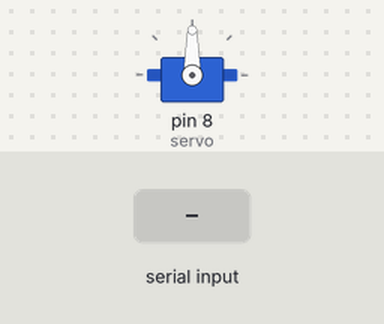
The sketch below on a simulated Arduino Uno, built with avr-gcc and run on an emulated ATmega328P. On the bench: servo. Inputs (shaded band) come from the test bench.

Above: at 1.2 s.
1.3 s: "1" received over Serial
At 1.6 s:
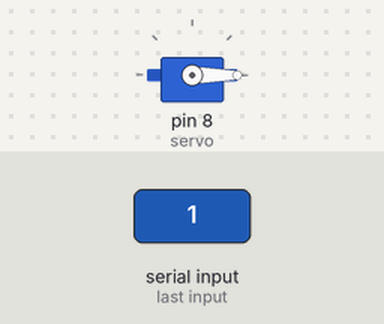
Timing chart, 0 to 7.8 s (numbered marks = the images above; inputs shaded):
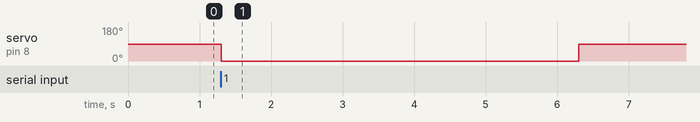

Measured:
- after the input at 1.3 s, servo on pin 8 (servo): 90° → 0° at once, → 90° 5.0 s later

The sketch:

MG90S.ino
```cpp
#include<Servo.h>
Servo servo;
int value=0;

void setup() {
  Serial.begin(9600);
 // pinMode(22, OUTPUT);
  servo.attach(8);
  servo.write(90);
}
void loop() {
  if(Serial.available() > 0){
    char read_data = (char)Serial.read();
    if(read_data == '1') {
      /*digitalWrite(22,HIGH);
      delay(2000);
      digitalWrite(22, LOW);
      delay(1000);*/
     servo.write(0);
     delay(5000);
     servo.write(90);
     delay(5000);

    }
  }
}
```
